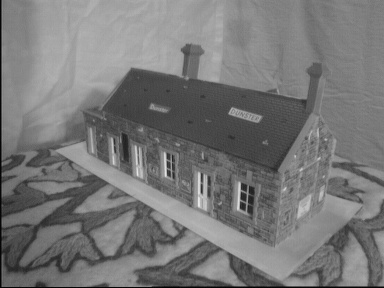
#> input picture mp3/part2/house1.jpg, 384 x 288 px
$ python sample_code.py
#> lines starting #> are read from the running program, lines starting #| are printed output that depends on the picture
from PIL import Image
import numpy as np
import matplotlib.pyplot as plt

def fit_fundamental( matches ):
    return np.empty((0, 0))

##**************************************************
## load images and match files for the first example
##**************************************************

I1 = Image.open('house1.jpg');
#> I1 is the input picture: PIL image 384x288 RGB; min 0, max 232, mean 119.2
I2 = Image.open('house2.jpg');
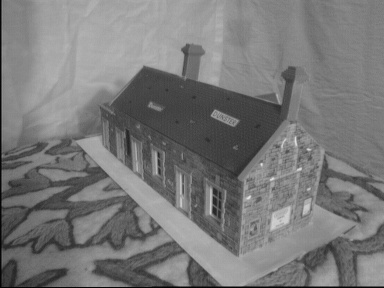
#> input picture mp3/part2/house2.jpg, 384 x 288 px
#> I2 is the input picture: PIL image 384x288 RGB; min 0, max 229, mean 120.7
matches = np.loadtxt('house_matches.txt');

# this is a N x 4 file where the first two numbers of each row
# are coordinates of corners in the first image and the last two
# are coordinates of corresponding corners in the second image:
# matches(i,1:2) is a point in the first image
# matches(i,3:4) is a corresponding point in the second image

N = len(matches)

##**************************************************
## display two images side-by-side with matches
## this code is to help you visualize the matches, you don't need
## to use it to produce the results for the assignment
##**************************************************

I3 = np.zeros((I1.size[1],I1.size[0]*2,3) )
I3[:,:I1.size[0],:] = I1;
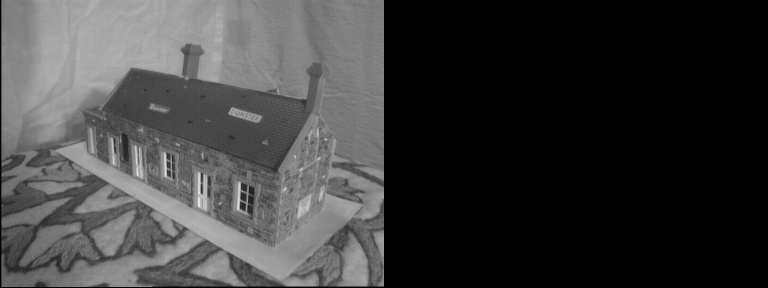
#> I3: shape (288, 768, 3) float64; min 0, max 232, mean 59.6
I3[:,I1.size[0]:,:] = I2;
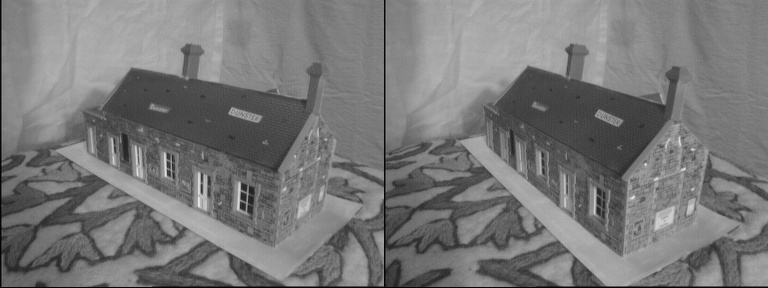
#> I3: shape (288, 768, 3) float64; min 0, max 232, mean 120
fig, ax = plt.subplots()
ax.set_aspect('equal')
ax.imshow(np.array(I3).astype(float))
ax.plot(matches[:,0],matches[:,1],  '+r')
ax.plot( matches[:,2]+I1.size[0],matches[:,3], '+r')
ax.plot([matches[:,0], matches[:,2]+I1.size[0]],[matches[:,1], matches[:,3]], 'r')
plt.show()
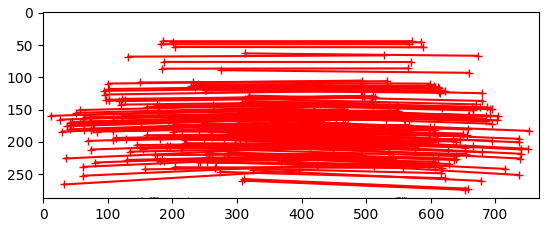
#> figure drawn by matplotlib, 1 panel

##
## display second image with epipolar lines reprojected
## from the first image
##

# first, fit fundamental matrix to the matches
F = fit_fundamental(matches); # this is a function that you should write TODO:
M = np.c_[matches[:,0:2], np.ones((N,1))].transpose()
#> (the run stopped early here; a loop or call above may not have finished)
